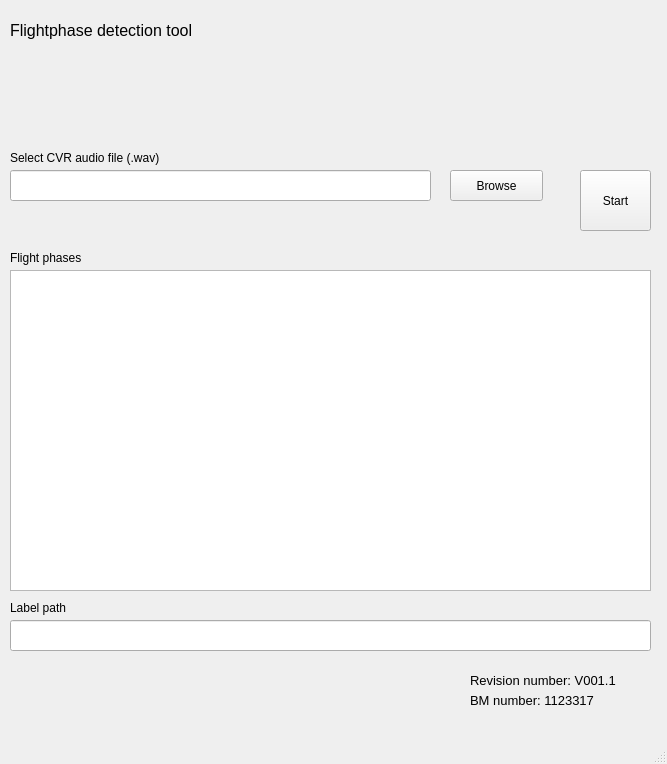
<?xml version="1.0" encoding="UTF-8"?>
<ui version="4.0">
 <class>MainWindow</class>
 <widget class="QMainWindow" name="MainWindow">
  <property name="geometry">
   <rect>
    <x>0</x>
    <y>0</y>
    <width>667</width>
    <height>764</height>
   </rect>
  </property>
  <property name="windowTitle">
   <string>MainWindow</string>
  </property>
  <widget class="QWidget" name="centralwidget">
   <widget class="QLineEdit" name="filename">
    <property name="geometry">
     <rect>
      <x>10</x>
      <y>170</y>
      <width>421</width>
      <height>31</height>
     </rect>
    </property>
   </widget>
   <widget class="QPushButton" name="browseButton">
    <property name="geometry">
     <rect>
      <x>450</x>
      <y>170</y>
      <width>93</width>
      <height>31</height>
     </rect>
    </property>
    <property name="text">
     <string>Browse</string>
    </property>
   </widget>
   <widget class="QLabel" name="selectLabel">
    <property name="geometry">
     <rect>
      <x>10</x>
      <y>150</y>
      <width>191</width>
      <height>16</height>
     </rect>
    </property>
    <property name="text">
     <string>Select CVR audio file (.wav)</string>
    </property>
   </widget>
   <widget class="QLabel" name="label">
    <property name="geometry">
     <rect>
      <x>10</x>
      <y>0</y>
      <width>311</width>
      <height>61</height>
     </rect>
    </property>
    <property name="font">
     <font>
      <pointsize>12</pointsize>
     </font>
    </property>
    <property name="text">
     <string>Flightphase detection tool</string>
    </property>
   </widget>
   <widget class="QPlainTextEdit" name="output">
    <property name="geometry">
     <rect>
      <x>10</x>
      <y>270</y>
      <width>641</width>
      <height>321</height>
     </rect>
    </property>
   </widget>
   <widget class="QLabel" name="selectLabel_2">
    <property name="geometry">
     <rect>
      <x>10</x>
      <y>250</y>
      <width>191</width>
      <height>16</height>
     </rect>
    </property>
    <property name="text">
     <string>Flight phases</string>
    </property>
   </widget>
   <widget class="QLineEdit" name="labelPath">
    <property name="geometry">
     <rect>
      <x>10</x>
      <y>620</y>
      <width>641</width>
      <height>31</height>
     </rect>
    </property>
   </widget>
   <widget class="QLabel" name="selectLabel_3">
    <property name="geometry">
     <rect>
      <x>10</x>
      <y>600</y>
      <width>191</width>
      <height>16</height>
     </rect>
    </property>
    <property name="text">
     <string>Label path</string>
    </property>
   </widget>
   <widget class="QPushButton" name="startButton">
    <property name="geometry">
     <rect>
      <x>580</x>
      <y>170</y>
      <width>71</width>
      <height>61</height>
     </rect>
    </property>
    <property name="text">
     <string>Start</string>
    </property>
   </widget>
   <widget class="QLabel" name="label_2">
    <property name="geometry">
     <rect>
      <x>340</x>
      <y>10</y>
      <width>311</width>
      <height>101</height>
     </rect>
    </property>
    <property name="text">
     <string/>
    </property>
    <property name="pixmap">
     <pixmap>../../LufthansaTechnik_logo.jpg</pixmap>
    </property>
    <property name="scaledContents">
     <bool>true</bool>
    </property>
   </widget>
   <widget class="QLabel" name="label_3">
    <property name="geometry">
     <rect>
      <x>470</x>
      <y>670</y>
      <width>201</width>
      <height>21</height>
     </rect>
    </property>
    <property name="font">
     <font>
      <pointsize>10</pointsize>
     </font>
    </property>
    <property name="text">
     <string>Revision number: V001.1</string>
    </property>
   </widget>
   <widget class="QLabel" name="label_4">
    <property name="geometry">
     <rect>
      <x>470</x>
      <y>690</y>
      <width>190</width>
      <height>21</height>
     </rect>
    </property>
    <property name="font">
     <font>
      <pointsize>10</pointsize>
     </font>
    </property>
    <property name="text">
     <string>BM number: 1123317</string>
    </property>
   </widget>
  </widget>
  <widget class="QMenuBar" name="menubar">
   <property name="geometry">
    <rect>
     <x>0</x>
     <y>0</y>
     <width>667</width>
     <height>26</height>
    </rect>
   </property>
  </widget>
  <widget class="QStatusBar" name="statusbar"/>
 </widget>
 <resources/>
 <connections/>
</ui>
